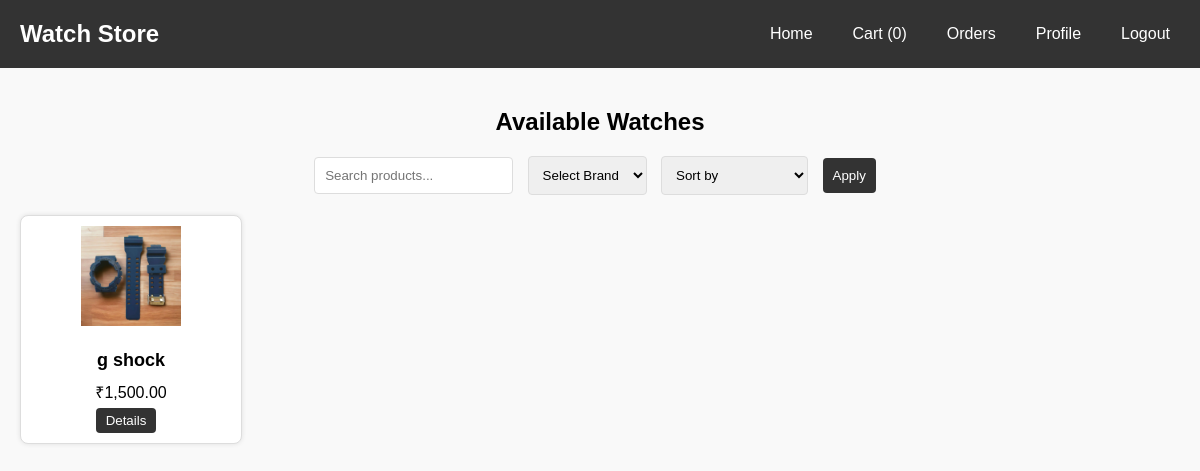
Screenshot of /accessories.php with the database file from the repository.
### tables this page shows
CREATE TABLE `products` (
  `model` varchar(30) NOT NULL,
  `price` int(10) NOT NULL,
  `quantity` int(30) NOT NULL,
  `image` varchar(50) NOT NULL,
  `productid` int(10) NOT NULL,
  `pdiscription` varchar(200) NOT NULL,
  `brand` varchar(100) NOT NULL,
  `category` varchar(20) NOT NULL
);

### accessories.php (the view, shortened to what this page needs)
<!DOCTYPE html>
<html lang="en">
<head>
    <link rel="stylesheet" href="usersproduct.css">
</head>
<body>
    <?php
    $cart_count = 0;
    ?>
    <header>
        <nav class="navbar">
            <div class="logo">
                <h1>Watch Store</h1>
            </div>
            <ul class="nav-links">
                <li><a href="userhome.html">Home</a></li>
                <li><a href="cart.php">Cart (<?php echo $cart_count; ?>)</a></li>
                <li><a href="orders.php">Orders</a></li>
                <li><a href="profile.php">Profile</a></li>
                <li><a href="logout.php">Logout</a></li>
            </ul>
        </nav>
    </header>
    <div class="main">
        <h2>Available Watches</h2>
        <form method="GET" action="">
            <input type="text" name="search" placeholder="Search products..." value="<?php echo isset($_GET['search']) ? htmlspecialchars($_GET['search']) : ''; ?>">
            <select name="brand">
                <option value="">Select Brand</option>
            </select>
            <select name="sort">
                <option value="">Sort by</option>
            </select>
            <button type="submit">Apply</button>
        </form>
        <div class="product-grid">
    <?php
    $con = mysqli_connect("localhost", "root", "", "watch_store");
    $search = isset($_GET['search']) ? mysqli_real_escape_string($con, $_GET['search']) : '';
    $sql = "SELECT * FROM products WHERE model LIKE '%$search%' AND category='Accessories'";
    $result = mysqli_query($con, $sql);
    if ($result && mysqli_num_rows($result) > 0) {
        while ($row = mysqli_fetch_assoc($result)) {
            $id = $row['productid'];
            $img = $row['image'];
            $price_inr = htmlspecialchars($row['price']);
            echo "<div class='product-card'>";
            echo "<img src='./images/$img' alt='" . htmlspecialchars($row['model']) . "'>";
            echo "<h3>" . htmlspecialchars($row['model']) . "</h3>";
            echo "<p>₹" . number_format($price_inr, 2) . "</p>";
            echo "<a href='product_details.php?productid=$id'><button>Details</button></a>";
            echo "</div>";
        }
    } else {
        echo "<p>No products available.</p>";
    }
    ?>
</div>
    </div>
</body>
</html>

### usersproduct.css (style rules this page uses)
body { font-family: Arial, sans-serif; margin: 0; padding: 0; background-color: #f9f9f9; }
.navbar { background-color: #333; color: white; padding: 10px; display: flex; justify-content: space-between; align-items: center; }
.navbar .logo h1 { margin: 0; font-size: 24px; }
.nav-links { list-style: none; margin: 0; padding: 0; display: flex; }
.nav-links li { margin-left: 20px; }
.nav-links a { color: white; text-decoration: none; padding: 5px 10px; }
.main { padding: 20px; text-align: center; }
h2 { margin-bottom: 20px; font-size: 24px; }
.product-grid { display: grid; grid-template-columns: repeat(auto-fill, minmax(200px, 1fr)); gap: 20px; }
.product-card { background-color: white; border: 1px solid #ddd; padding: 10px; text-align: center; box-shadow: 0 4px 8px rgba(0, 0, 0, 0.1); transition: transform 0.2s; }
.product-card img { max-width: 100%; height: auto; margin-bottom: 10px; }
.product-card h3 { font-size: 18px; margin: 10px 0; }
.product-card p { margin: 5px 0; }
.product-card button { padding: 8px 12px; background-color: #333; color: white; border: none; cursor: pointer; }

### accessories.php (style rules this page uses)
body { font-family: Arial, sans-serif; margin: 0; padding: 0; background-color: #f9f9f9; }
header { background-color: #333; color: white; padding: 10px; text-align: center; }
.navbar { display: flex; justify-content: space-between; align-items: center; max-width: 1200px; margin: auto; }
.logo h1 { margin: 0; }
.nav-links { list-style-type: none; margin: 0; padding: 0; display: flex; }
.nav-links li { margin-left: 20px; }
.nav-links a { color: white; text-decoration: none; }
.main { padding: 20px; max-width: 1200px; margin: auto; }
.product-grid { display: flex; flex-wrap: wrap; gap: 20px; }
.product-card { background-color: white; border: 1px solid #ddd; padding: 10px; text-align: center; width: 200px; border-radius: 8px; box-shadow: 0 0 5px rgba(0, 0, 0, 0.1); }
.product-card img { max-width: 100px; height: auto; margin-bottom: 10px; }
.product-card button { background-color: #333; color: white; border: none; padding: 5px 10px; cursor: pointer; border-radius: 4px; }
form { margin-bottom: 20px; }
input[type="text"], select, button { padding: 10px; margin-right: 10px; border: 1px solid #ddd; border-radius: 4px; }
button { background-color: #333; color: white; border: none; cursor: pointer; }
select { width: auto; }

### rows the page displays
products: image (picture), model "g shock", price "1,500.00"

### other values shown
$cart_count "0"
